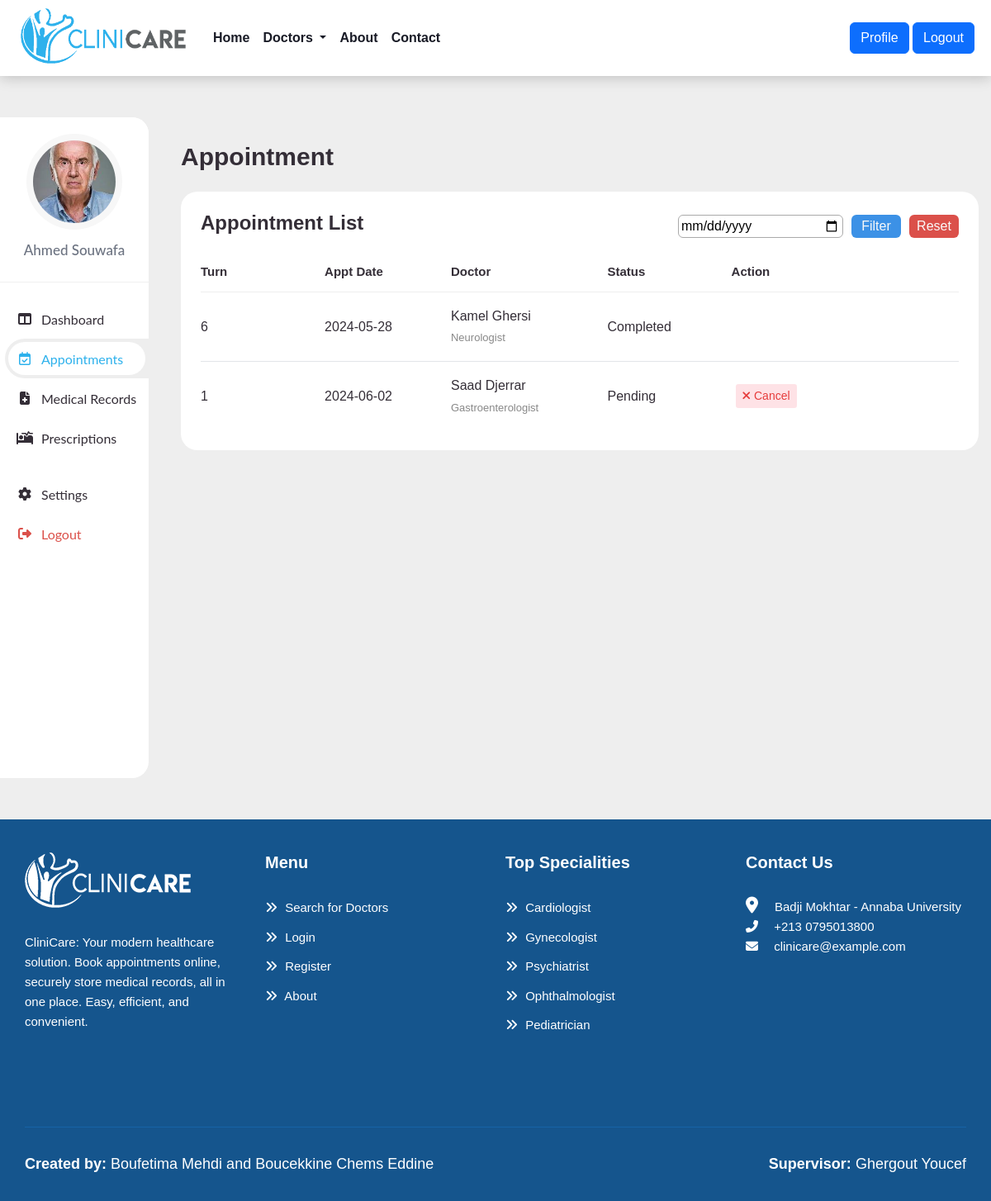
/patient_appointments.php (signed in), run on the app's committed database.
### tables this page shows
CREATE TABLE `patients` (
  `patientid` int(11) NOT NULL,
  `firstname` varchar(100) DEFAULT NULL,
  `lastname` varchar(100) DEFAULT NULL,
  `email` varchar(100) DEFAULT NULL,
  `password` varchar(100) DEFAULT NULL,
  `address` varchar(255) DEFAULT NULL,
  `state` varchar(100) DEFAULT NULL,
  `mobile` varchar(20) DEFAULT NULL,
  `birthdate` date DEFAULT NULL,
  `gender` enum('Male','Female') DEFAULT NULL,
  `bloodgroup` varchar(5) DEFAULT NULL,
  `photo_path` varchar(255) DEFAULT NULL
);

CREATE TABLE `appointments` (
  `appointmentid` int(11) NOT NULL,
  `patientid` int(11) DEFAULT NULL,
  `doctorid` int(11) DEFAULT NULL,
  `turn` int(11) DEFAULT NULL,
  `appointmentdate` date DEFAULT NULL,
  `status` varchar(20) DEFAULT NULL,
  `comments` text DEFAULT NULL
);

CREATE TABLE `doctors` (
  `doctorid` int(11) NOT NULL,
  `firstname` varchar(100) DEFAULT NULL,
  `lastname` varchar(100) DEFAULT NULL,
  `email` varchar(100) DEFAULT NULL,
  `password` varchar(100) DEFAULT NULL,
  `speciality` varchar(100) DEFAULT NULL,
  `startdate` date DEFAULT NULL,
  `workdays` varchar(100) DEFAULT NULL,
  `address` varchar(255) DEFAULT NULL,
  `state` varchar(100) DEFAULT NULL,
  `mobile` varchar(20) DEFAULT NULL,
  `birthdate` date DEFAULT NULL,
  `gender` enum('Male','Female') DEFAULT NULL,
  `bloodgroup` varchar(5) DEFAULT NULL,
  `photo_path` varchar(255) DEFAULT NULL
);

### patient_appointments.php (the view, shortened to what this page needs)
<?php
    require_once 'header.php';
?>
<div class="dashboard">
    <div class="row">
        <?php require_once 'patient_menu.php'; ?>
        <div class="col-lg-10 ">
<section id="content">
    <main>
        <div class="container">
            <div class="head-title">
                <h1>Appointment</h1>
            </div>
            <div class="all-list list box">
                <div class="box-head head">
                    <h3>Appointment List</h3>
                    <form action="" method="get">
                        <input type="date" name="date" value="<?php echo isset($_GET['date']) ? $_GET['date'] : $current_date ?>">
                        <button type="submit" class="filter">Filter</button>
                        <button class="reset"><a href="patient_appointments.php">Reset</a></button>
                    </form>
                </div>
                <?php
                    $sql_status = "SELECT * FROM `appointments`";
                    $result_status = mysqli_query($conn, $sql_status);
                    $numRows = mysqli_num_rows($result_status);
                    if ($numRows) {
                        if (isset($_GET['date'])) {
                            $date = $_GET['date'];
                            $sql_app = "SELECT * FROM `appointments` WHERE appointmentdate='$date' AND patientid='{$_SESSION['patientid']}' ORDER BY turn";
                        } else {
                            $sql_app = "SELECT * FROM `appointments` WHERE patientid='{$_SESSION['patientid']}' ORDER BY appointmentdate, turn";
                        }
                        $result_app = mysqli_query($conn, $sql_app);
                        $appnumRows = mysqli_num_rows($result_app);
                        if ($appnumRows) {
                            echo '
                                <table>
                                <thead>
                                    <tr>
                                        <th>Turn</th>
                                        <th>Appt Date</th>
                                        <th>Doctor</th>
                                        <th>Status</th>
                                        <th class="actionbtn">Action</th>
                                    </tr>
                                </thead>
                                <tbody>
                            ';
                            while ($user = mysqli_fetch_assoc($result_app)) {
                                $appid = $user['appointmentid'];
                                $turn = $user['turn'];
                                $doctorid = $user['doctorid'];
                                $appdate = $user['appointmentdate'];
                                $status = $user['status'];
                                $sql_doc = "SELECT * FROM `doctors` WHERE doctorid='$doctorid'";
                                $result_doc = mysqli_query($conn, $sql_doc);
                                if ($result_doc) {
                                    while ($doc = mysqli_fetch_assoc($result_doc)) {
                                        $fullname = $doc['firstname'] . ' ' . $doc['lastname'];
                                        $speciality = $doc['speciality'];
                                        echo '
                                            <tr>
                                                <td>'.$turn.'<br/>
                                                <td>'.$appdate.'</td>
                                                <td>'.$fullname.'<br/>
                                                    <span>'.$speciality.'<span>
                                                </td>
                                                <td>'.$status.'</td>
                                                <td>
                                            ';
                                        if ($status == "Accepted" || $status == "Pending" || $status == "") {
                                            echo '
                                                <button onclick="confirm_action(\'can\', ' . $appid . ')" class="cancel" title="Cancel">
                                                    <i class="fa-solid fa-times"></i> Cancel
                                                </button>
                                            ';
                                        }
                                                echo '
                                                    </td>
                                                </tr>
                                                ';
                                    }
                                }
                            }
                            echo '
                                </tbody>
                                </table>
                            ';
                        } else {
                            echo 'There are no appointments for this day';
                        }
                    } else {
                        echo 'There are no appointments';
                    }
                ?>
            </div>
        </div>
    </main>
</section>
        </div>
</div>
</div>
<?php require_once 'footer.php'; ?>

### patient_menu.php (shortened to what this page needs)
<?php
$patientid = $_SESSION['patientid'];
$photopath = $fullName = "";
$sql = "SELECT * FROM patients WHERE patientid=$patientid";
$result = $conn->query($sql);
if ($result->num_rows > 0) {
        while ($row = $result->fetch_assoc()) {
            $fullName = $row["firstname"] . " " . $row["lastname"];
            $photoPath = $row["photo_path"];
        }
    } else {
        echo "No doctor found with the provided ID.";
    }
?>
<div class="col-lg-2">
    <div class="sticky-sidebar">
        <section id="sidebar">
            <div class="widget-profile">
                    <div class="profile-info-widget">
                        <a href="#" class="booking-doc-img">
                            <?php if ($photoPath !== 'uploads/') :?>
                                <img src="<?php echo $photoPath; ?>" alt="<?php echo $fullName; ?>">
                            <?php else : ?>
                                <img src="assets/img/default_photo.jpg" alt="Default Photo">
                            <?php endif; ?>
                        </a>
                        <div class="profile-det-info">
                            <h3><?php echo $fullName; ?></h3>
                        </div>
                    </div>
                </div>
                <ul class="side-menu top">
                    <li <?php if(basename($_SERVER['PHP_SELF']) == 'patient_dashboard.php') echo 'class="active"'; ?>>
                        <a href="patient_dashboard.php">
                            <i class="fa-solid fa-table-columns"></i>
                            <span class="text">Dashboard</span>
                        </a>
                    </li>
                    <li <?php if(basename($_SERVER['PHP_SELF']) == 'patient_appointments.php') echo 'class="active"'; ?>>
                        <a href="patient_appointments.php">
                            <i class="fa-regular fa-calendar-check"></i>
                            <span class="text">Appointments</span>
                        </a>
                    </li>
                    <li <?php if(basename($_SERVER['PHP_SELF']) == 'patient_records.php') echo 'class="active"'; ?>>
                        <a href="patient_records.php">
                            <i class="fa-solid fa-file-medical"></i>
                            <span class="text">Medical Records</span>
                        </a>
                    </li>
                    <li <?php if(basename($_SERVER['PHP_SELF']) == 'patient_prescriptions.php') echo 'class="active"'; ?>>
                        <a href="patient_prescriptions.php">
                            <i class="fa-solid fa-bed-pulse"></i>
                            <span class="text">Prescriptions</span>
                        </a>
                    </li>
                </ul>
                <ul class="side-menu">
                    <li <?php if(basename($_SERVER['PHP_SELF']) == 'patient_setting.php') echo 'class="active"'; ?>>
                        <a href="patient_setting.php">
                            <i class="fa-solid fa-gear"></i>
                            <span class="text">Settings</span>
                        </a>
                    </li>
                    <li>
                        <a href="logout-fonction.php" class="logout">
                            <i class="fa-solid fa-right-from-bracket"></i>
                            <span class="text">Logout</span>
                        </a>
                    </li>
                </ul>
        </section>
    </div>
</div>

### assets/css/style.css (style rules this page uses)
body { font-family: "Poppins", sans-serif; font-weight: normal; font-style: normal; color: #6b7280; overflow-x: hidden; font-size: 1rem; line-height: 1.6; }
.container { max-width: 1140px; }
.dashboard { background-color: #eeeeee; padding: 50px 0 !important; }

### data on the page
patients: photo_path (picture), fullName "Ahmed Souwafa"
appointments: turn "6", appointmentdate "2024-05-28", status "Completed"
doctors: fullname "Kamel Ghersi", speciality "Neurologist"
appointments: turn "1", appointmentdate "2024-06-02", status "Pending"
doctors: fullname "Saad Djerrar", speciality "Gastroenterologist"
